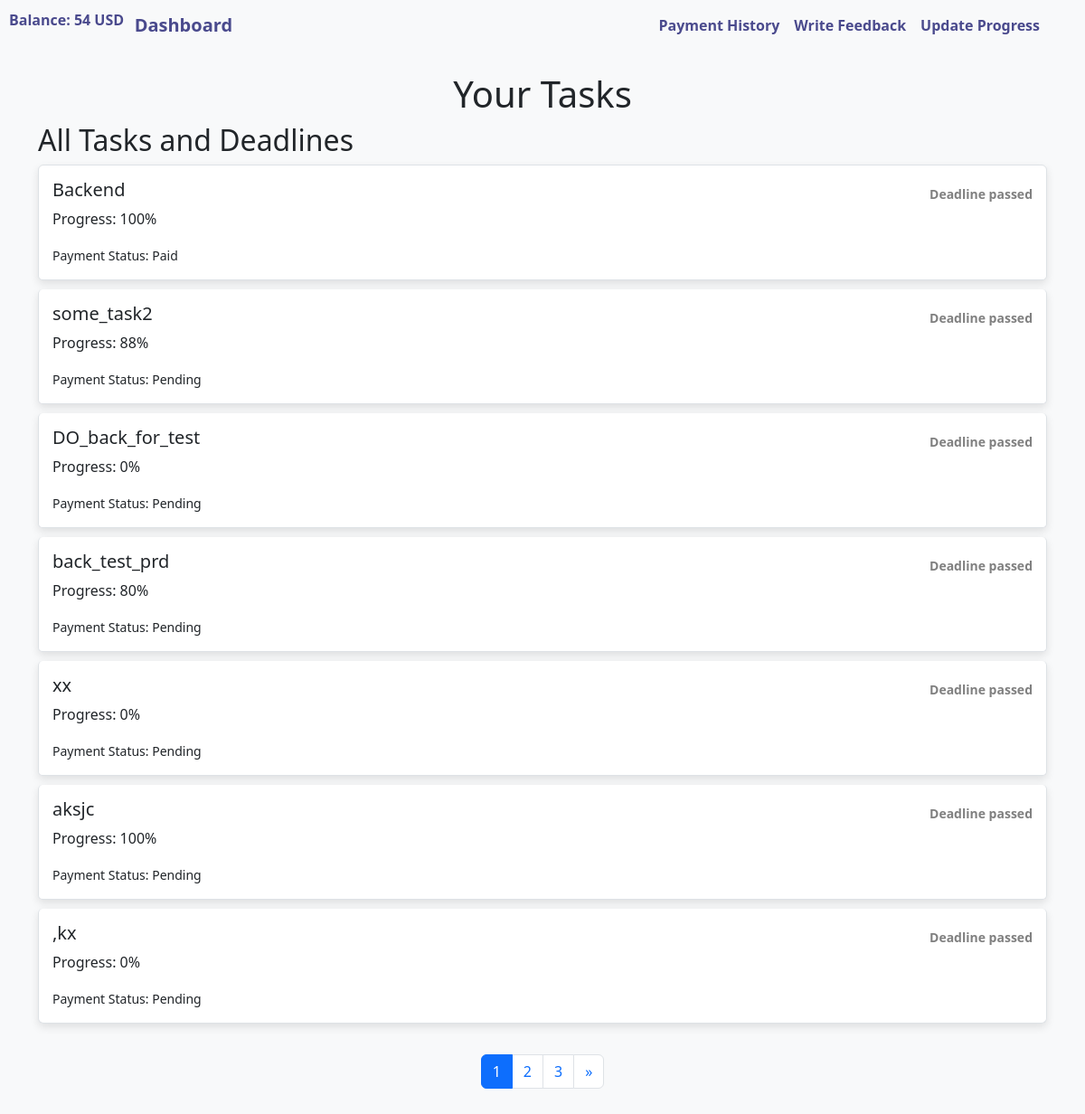
The page /developer/tasks/ (signed in) on the database its author committed.
### fin_app_v2/models.py (models this page shows, shortened)
class Task(models.Model):
    job = models.ForeignKey(Job, on_delete=models.CASCADE, related_name='tasks')
    title = models.CharField(max_length=100)
    description = models.TextField()
    assigned_users = models.ManyToManyField(User, related_name='developer_tasks')
    task_percentage = models.PositiveIntegerField()  # Percentage this task represents in the project
    progress = models.PositiveIntegerField(default=0)  # Developer's current progress (0-100%)
    start_date = models.DateField(auto_now_add=True, null=True)  # Start date for the task
    deadline = models.DateField(null=True, blank=True)  # Deadline for the task
    feedback = models.TextField(blank=True, null=True)  # Feedback from developer
    money_for_task = models.PositiveIntegerField(default=0)  # Payment for the task
    paid = models.BooleanField(default=False)  # To track if the developer has been paid

### fin_app_v2/views.py (the view, shortened to what this page needs)
# urls.py: path('developer/tasks/', developer_tasks, name='developer_tasks'),
@login_required
def developer_tasks(request):
    developer = request.user
    tasks = Task.objects.filter(assigned_users=developer).order_by('deadline')
    paginator = Paginator(tasks, 7)  # Main task list pagination
    page_number = request.GET.get('page')
    page_tasks = paginator.get_page(page_number)
    feedback_paginator = Paginator(tasks, 10)  # Paginate feedback section, 3 tasks per page
    feedback_page_number = request.GET.get('feedback_page')
    feedback_page_tasks = feedback_paginator.get_page(feedback_page_number)
    balance = sum(task.money_for_task for task in tasks if task.paid)
    deduction_logs = DeductionLog.objects.filter(developer=developer).order_by('-deduction_date')
    return render(request, 'developer_tasks.html', {
        'developer': developer,
        'tasks': page_tasks,
        'feedback_tasks': feedback_page_tasks,  # Pass paginated feedback tasks to the template
        'balance': balance,
        'deduction_logs': deduction_logs
    })

### templates/developer_tasks.html (shortened to what this page needs)
<!DOCTYPE html>
<html lang="en">
<head>
    <link href="https://cdn.jsdelivr.net/npm/bootstrap@5.3.0-alpha1/dist/css/bootstrap.min.css" rel="stylesheet">
</head>
<body>
    <div class="balance-info">
        Balance: {{ balance }} USD
    </div>
    <nav class="navbar navbar-expand-lg navbar-light bg-light">
        <div class="container">
            <a class="navbar-brand" href="#">Developer Dashboard</a>
            <div class="collapse navbar-collapse" id="navbarNav">
                <ul class="navbar-nav ms-auto">
                    <li class="nav-item">
                        <a class="nav-link" href="{% url 'payment_history' %}">Payment History</a>
                    </li>
                    <li class="nav-item">
                        <a class="nav-link" href="javascript:void(0);" onclick="showFeedbackTasksList()">Write Feedback</a>
                    </li>
                    <li class="nav-item">
                        <a class="nav-link" href="javascript:void(0);" onclick="showUpdateProgressList()">Update Progress</a>
                    </li>
                </ul>
            </div>
        </div>
    </nav>
    <div class="container my-4">
        <h1 class="text-center">Your Tasks</h1>
        <div id="task-list">
            <h2>All Tasks and Deadlines</h2>
            <div class="list-group" id="tasks-container">
                {% for task in tasks %}
                <a href="javascript:void(0);" class="list-group-item task-item" data-deadline="{{ task.deadline }}">
                    <div class="d-flex justify-content-between align-items-center">
                        <h5>{{ task.title }}</h5>
                        <small id="countdown-{{ task.id }}" class="countdown" data-deadline="{{ task.deadline }}"></small>
                    </div>
                    <p>Progress: {{ task.progress }}%</p>
                    <small>Payment Status: {{ task.paid|yesno:"Paid,Pending" }}</small>
                </a>
                {% empty %}
                <p>No tasks available.</p>
                {% endfor %}
            </div>
            <div class="d-flex justify-content-center mt-4">
                <nav aria-label="Page navigation">
                    <ul class="pagination">
                        {% for num in tasks.paginator.page_range %}
                            {% if tasks.number == num %}
                                <li class="page-item active"><span class="page-link">{{ num }}</span></li>
                            {% elif num > tasks.number|add:'-3' and num < tasks.number|add:'3' %}
                                <li class="page-item"><a class="page-link" href="?page={{ num }}">{{ num }}</a></li>
                            {% endif %}
                        {% endfor %}
                        {% if tasks.has_next %}
                        <li class="page-item">
                            <a class="page-link" href="?page={{ tasks.next_page_number }}" aria-label="Next">
                                <span aria-hidden="true">&raquo;</span>
                            </a>
                        </li>
                        {% endif %}
                    </ul>
                </nav>
            </div>
        </div>
    </div>
</body>
</html>

### templates/developer_tasks.html (style rules this page uses)
body { background-color: #f8f9fa; }
.navbar-brand, .nav-link { font-weight: 600; color: #4a4a8d !important; }
.task-item { cursor: pointer; background-color: #fff; margin-bottom: 10px; padding: 15px; border-radius: 5px; box-shadow: 0 4px 10px rgba(0, 0, 0, 0.1); }
.countdown { font-weight: bold; }
.countdown.gray { color: gray; }
.balance-info { position: fixed; top: 0; left: 0; padding: 10px; font-weight: bold; color: #4a4a8d; background-color: #f8f9fa; z-index: 1000; }

### rows shown on the page
Task: title "Backend", progress "100", paid "Paid"
Task: title "some_task2", progress "88", paid "Pending"
Task: title "DO_back_for_test", progress "0", paid "Pending"
Task: title "back_test_prd", progress "80", paid "Pending"
Task: title "xx", progress "0", paid "Pending"
Task: title "aksjc", progress "100", paid "Pending"
Task: title ",kx", progress "0", paid "Pending"

### other values the page prints
{{ balance }} "54"
{{ num }} "1"
{{ num }} "2" "3"
